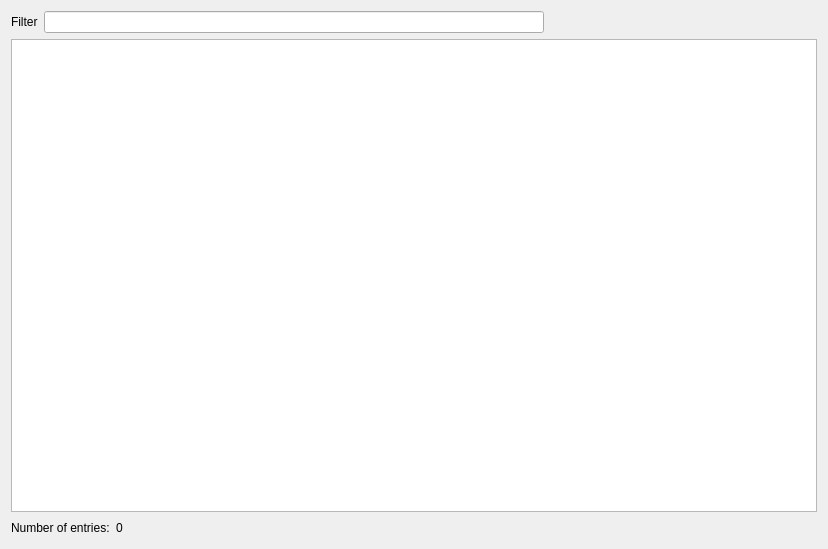
<?xml version="1.0" encoding="UTF-8"?>
<ui version="4.0">
 <class>TransactionsView</class>
 <widget class="QWidget" name="TransactionsView">
  <property name="geometry">
   <rect>
    <x>0</x>
    <y>0</y>
    <width>828</width>
    <height>549</height>
   </rect>
  </property>
  <property name="windowTitle">
   <string>Form</string>
  </property>
  <layout class="QVBoxLayout" name="verticalLayout">
   <item>
    <layout class="QHBoxLayout" name="horizontalLayout_31">
     <item>
      <widget class="QLabel" name="label_25">
       <property name="text">
        <string>Filter</string>
       </property>
      </widget>
     </item>
     <item>
      <widget class="QLineEdit" name="txs_filter_edit">
       <property name="sizePolicy">
        <sizepolicy hsizetype="Expanding" vsizetype="Fixed">
         <horstretch>1</horstretch>
         <verstretch>0</verstretch>
        </sizepolicy>
       </property>
       <property name="minimumSize">
        <size>
         <width>0</width>
         <height>0</height>
        </size>
       </property>
       <property name="maximumSize">
        <size>
         <width>500</width>
         <height>16777215</height>
        </size>
       </property>
      </widget>
     </item>
     <item>
      <spacer name="horizontalSpacer_17">
       <property name="orientation">
        <enum>Qt::Horizontal</enum>
       </property>
       <property name="sizeType">
        <enum>QSizePolicy::MinimumExpanding</enum>
       </property>
       <property name="sizeHint" stdset="0">
        <size>
         <width>40</width>
         <height>20</height>
        </size>
       </property>
      </spacer>
     </item>
    </layout>
   </item>
   <item>
    <widget class="QTableView" name="txs_table_view"/>
   </item>
   <item>
    <layout class="QHBoxLayout" name="horizontalLayout_32">
     <item>
      <widget class="QLabel" name="label_26">
       <property name="text">
        <string>Number of entries:</string>
       </property>
      </widget>
     </item>
     <item>
      <widget class="QLabel" name="tx_entries_count_label">
       <property name="text">
        <string>0</string>
       </property>
      </widget>
     </item>
     <item>
      <spacer name="horizontalSpacer_18">
       <property name="orientation">
        <enum>Qt::Horizontal</enum>
       </property>
       <property name="sizeHint" stdset="0">
        <size>
         <width>40</width>
         <height>20</height>
        </size>
       </property>
      </spacer>
     </item>
    </layout>
   </item>
  </layout>
 </widget>
 <resources/>
 <connections/>
</ui>
